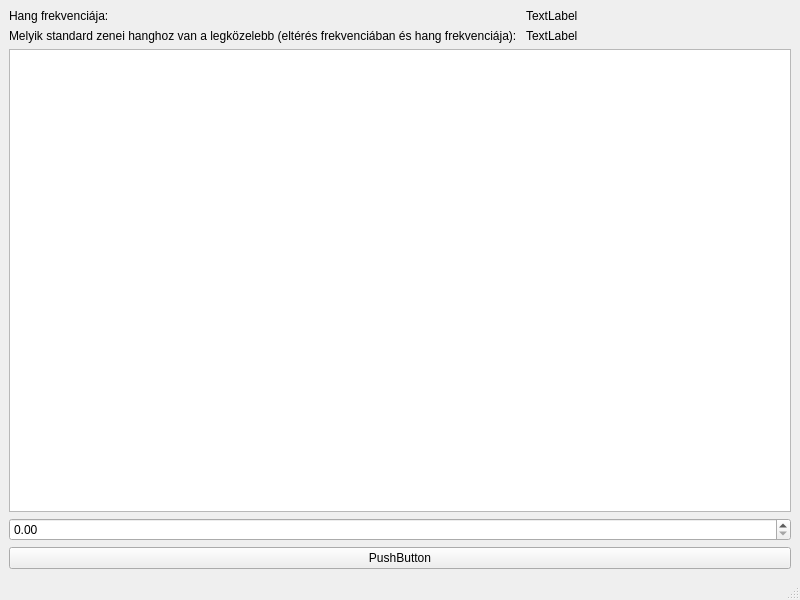
<?xml version="1.0" encoding="UTF-8"?>
<ui version="4.0">
 <class>MainWindow</class>
 <widget class="QMainWindow" name="MainWindow">
  <property name="geometry">
   <rect>
    <x>0</x>
    <y>0</y>
    <width>800</width>
    <height>600</height>
   </rect>
  </property>
  <property name="windowTitle">
   <string>MainWindow</string>
  </property>
  <widget class="QWidget" name="centralwidget">
   <layout class="QVBoxLayout" name="verticalLayout">
    <item>
     <layout class="QGridLayout" name="gridLayout">
      <item row="0" column="0">
       <widget class="QLabel" name="label_2">
        <property name="text">
         <string>Hang frekvenciája:</string>
        </property>
       </widget>
      </item>
      <item row="0" column="1">
       <widget class="QLabel" name="frequency_visual">
        <property name="text">
         <string>TextLabel</string>
        </property>
       </widget>
      </item>
      <item row="1" column="0">
       <widget class="QLabel" name="label">
        <property name="text">
         <string>Melyik standard zenei hanghoz van a legközelebb (eltérés frekvenciában és hang frekvenciája): </string>
        </property>
       </widget>
      </item>
      <item row="1" column="1">
       <widget class="QLabel" name="label_4">
        <property name="text">
         <string>TextLabel</string>
        </property>
       </widget>
      </item>
     </layout>
    </item>
    <item>
     <widget class="QGraphicsView" name="graphicsView"/>
    </item>
    <item>
     <widget class="QDoubleSpinBox" name="doubleSpinBox">
      <property name="maximum">
       <double>10000.000000000000000</double>
      </property>
     </widget>
    </item>
    <item>
     <widget class="QPushButton" name="pushButton">
      <property name="text">
       <string>PushButton</string>
      </property>
     </widget>
    </item>
   </layout>
  </widget>
  <widget class="QMenuBar" name="menubar">
   <property name="geometry">
    <rect>
     <x>0</x>
     <y>0</y>
     <width>800</width>
     <height>20</height>
    </rect>
   </property>
  </widget>
  <widget class="QStatusBar" name="statusbar"/>
 </widget>
 <resources/>
 <connections/>
</ui>
